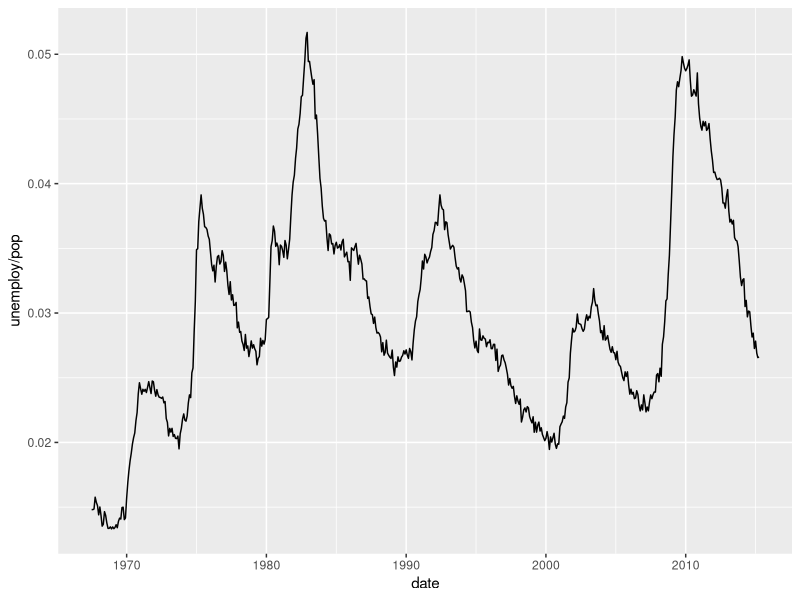
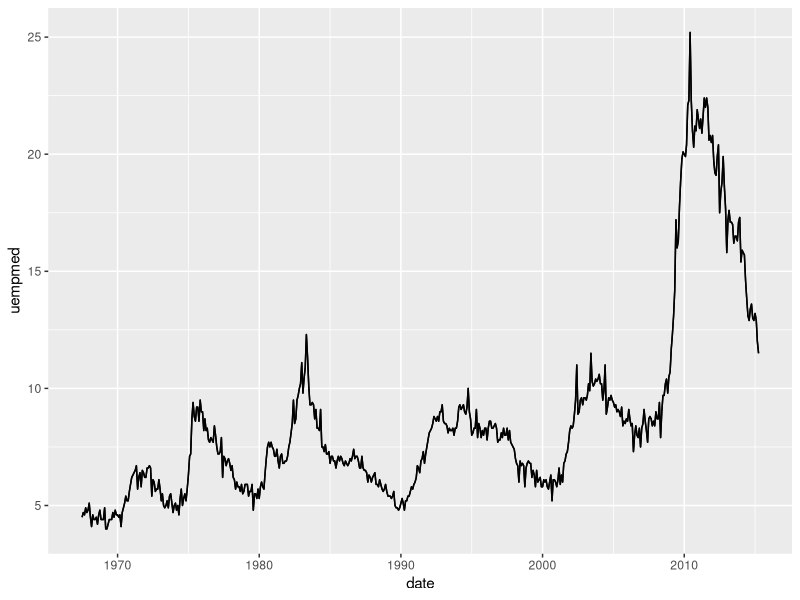
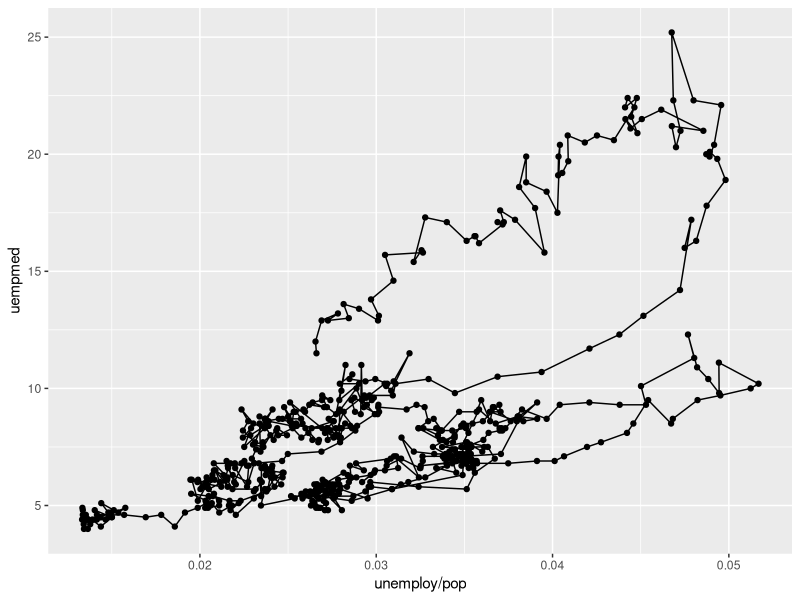
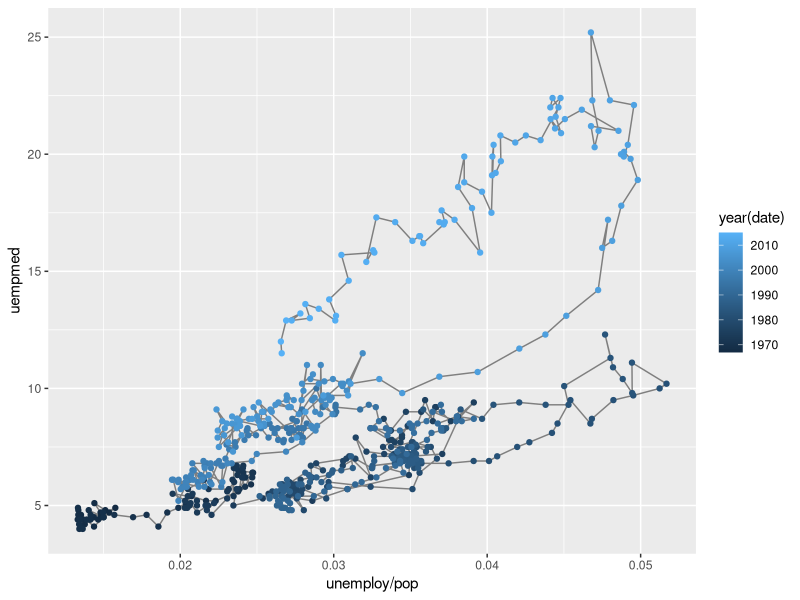
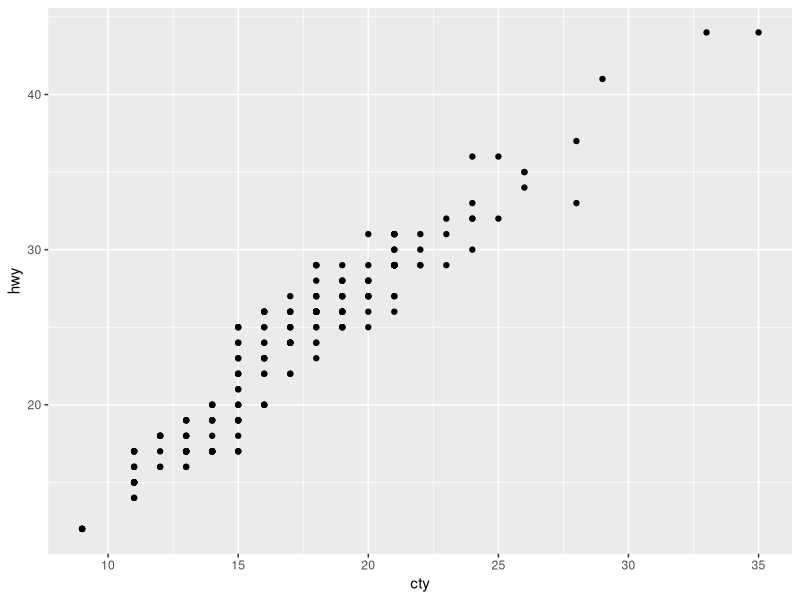
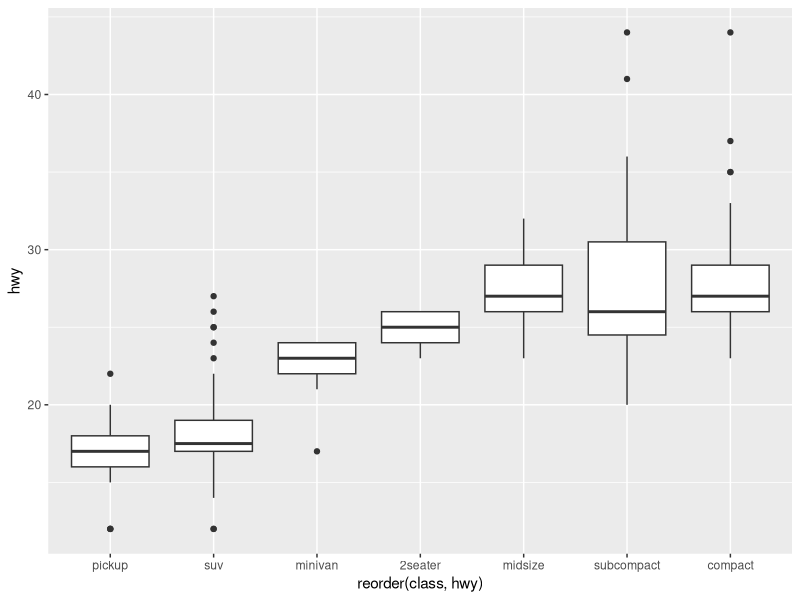

Generate these figures, in order, with R:

# -------------------------------------------------------------------------

            # Time Series with Line and Path Plots #

# -------------------------------------------------------------------------

library(ggplot2)

# -------------------------------------------------------------------------

# -------------------------------------------------------------------------
# The variables are mostly self-explanatory:
# - cty and hwy record miles per gallon (mpg) for city and highway driving.
# - displ is the engine displacement in litres.
# - drv is the drivetrain: front wheel (f), rear wheel (r) or four wheel (4).
# - model is the model of car. There are 38 models, selected because they had
#   a new edition every year between 1999 and 2008.
# - class (not shown), is a categorical variable describing the "type" of car:
#   two seater, SUV, compact, etc.

# -------------------------------------------------------------------------
# Line and path plots are typically used for time series data. 
# Line plots usually have time on the x-axis, showing how
# a single variable has changed over time. Path plots show how two variables
# have simultaneously changed over time, with time encoded in the way that
# observations are connected.

# -------------------------------------------------------------------------

str(economics)

# -------------------------------------------------------------------------

# The economics dataset, which contains economic
# data on the US measured over the last 40 years.

# -------------------------------------------------------------------------

# Let's plot the rate of unemployement and un-employed. 

# -------------------------------------------------------------------------

ggplot(economics, aes(date, unemploy/pop)) + 
  geom_line()

# -------------------------------------------------------------------------

ggplot(economics, aes(date, uempmed)) + 
  geom_line()+
  geom_path()

# -------------------------------------------------------------------------
# 
# Below we plot unemployment rate vs. length of unemployment and join
# the individual observations with a path. Because of the many line crossings,
# the direction in which time flows isn’t easy to see in the first plot. In the
# second plot, we colour the points to make it easier to see the direction of
# time.

# -------------------------------------------------------------------------

ggplot(economics, aes(unemploy/pop, uempmed)) + 
  geom_path() + 
  geom_point()

# -------------------------------------------------------------------------

year <- function(x) as.POSIXlt(x)$year + 1900

# -------------------------------------------------------------------------

ggplot(economics, aes(unemploy/pop, uempmed)) + 
  geom_path(color="grey50") + 
  geom_point(aes(color=year(date)))

# -------------------------------------------------------------------------

ggplot(mpg, aes(cty, hwy)) + 
geom_point()
ggplot(mpg, aes(reorder(class, hwy), hwy)) + geom_boxplot()
